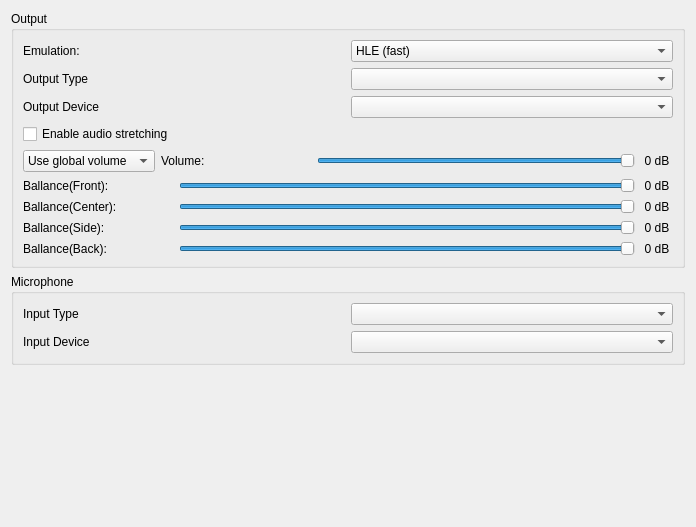
<?xml version="1.0" encoding="UTF-8"?>
<ui version="4.0">
 <class>ConfigureAudio</class>
 <widget class="QWidget" name="ConfigureAudio">
  <property name="geometry">
   <rect>
    <x>0</x>
    <y>0</y>
    <width>696</width>
    <height>527</height>
   </rect>
  </property>
  <layout class="QVBoxLayout">
   <item>
    <widget class="QGroupBox" name="groupBox">
     <property name="title">
      <string>Output</string>
     </property>
     <layout class="QVBoxLayout">
      <item>
      <widget class="QWidget" name="widget_emulation" native="true">
        <layout class="QHBoxLayout" name="horizontalLayout_emulation">
            <property name="leftMargin">
            <number>0</number>
            </property>
            <property name="topMargin">
            <number>0</number>
            </property>
            <property name="rightMargin">
            <number>0</number>
            </property>
            <property name="bottomMargin">
            <number>0</number>
            </property>
            <item>
            <widget class="QLabel" name="label_emulation">
            <property name="text">
            <string>Emulation:</string>
            </property>
            </widget>
            </item>
            <item>
            <widget class="QComboBox" name="emulation_combo_box">
            <item>
            <property name="text">
                <string>HLE (fast)</string>
            </property>
            </item>
            <item>
            <property name="text">
                <string>LLE (accurate)</string>
            </property>
            </item>
            <item>
            <property name="text">
                <string>LLE multi-core</string>
            </property>
            </item>
            </widget>
            </item>
        </layout>
       </widget>
      </item>
      <item>
       <layout class="QGridLayout" name="output_layout" columnstretch="1,1">
        <item row="0" column="0">
         <widget class="QLabel" name="output_type_label">
          <property name="text">
           <string>Output Type</string>
          </property>
         </widget>
        </item>
        <item row="0" column="1">
         <widget class="QComboBox" name="output_type_combo_box"/>
        </item>
        <item row="1" column="0">
         <widget class="QLabel" name="output_device_label">
          <property name="text">
           <string>Output Device</string>
          </property>
         </widget>
        </item>
        <item row="1" column="1">
         <widget class="QComboBox" name="output_device_combo_box"/>
        </item>
       </layout>
      </item>
      <item>
       <widget class="QCheckBox" name="toggle_audio_stretching">
        <property name="toolTip">
         <string>This post-processing effect adjusts audio speed to match emulation speed and helps prevent audio stutter. This however increases audio latency.</string>
        </property>
        <property name="text">
         <string>Enable audio stretching</string>
        </property>
       </widget>
      </item>
      <item>
       <widget class="QWidget" name="volume_layout" native="true">
        <layout class="QHBoxLayout" name="horizontalLayout_2">
         <property name="leftMargin">
          <number>0</number>
         </property>
         <property name="topMargin">
          <number>0</number>
         </property>
         <property name="rightMargin">
          <number>0</number>
         </property>
         <property name="bottomMargin">
          <number>0</number>
         </property>
         <item>
          <widget class="QComboBox" name="volume_combo_box">
           <item>
            <property name="text">
             <string>Use global volume</string>
            </property>
           </item>
           <item>
            <property name="text">
             <string>Set volume:</string>
            </property>
           </item>
          </widget>
         </item>
         <item>
          <widget class="QLabel" name="I71_volume_label">
           <property name="text">
            <string>Volume:</string>
           </property>
           <property name="minimumSize">
            <size>
             <width>150</width>
             <height>0</height>
            </size>
           </property>
          </widget>
         </item>
         <item>
          <widget class="QSlider" name="I71_volume_slider">
           <property name="sizePolicy">
            <sizepolicy hsizetype="Expanding" vsizetype="Fixed">
             <horstretch>0</horstretch>
             <verstretch>0</verstretch>
            </sizepolicy>
           </property>
           <property name="minimum">
            <number>-50</number>
           </property>
           <property name="maximum">
            <number>0</number>
           </property>
           <property name="pageStep">
            <number>5</number>
           </property>
           <property name="orientation">
            <enum>Qt::Horizontal</enum>
           </property>
          </widget>
         </item>
         <item>
          <widget class="QLabel" name="I71_volume_indicator">
           <property name="minimumSize">
            <size>
             <width>32</width>
             <height>0</height>
            </size>
           </property>
           <property name="text">
            <string>0 dB</string>
           </property>
           <property name="alignment">
            <set>Qt::AlignCenter</set>
           </property>
          </widget>
         </item>
        </layout>
       </widget>
      </item>
      <item>
       <widget class="QWidget" name="I71_ballance_front_layout" native="true">
        <layout class="QHBoxLayout" name="I71_ballance_front_horizontalLayout">
         <property name="leftMargin">
          <number>0</number>
         </property>
         <property name="topMargin">
          <number>0</number>
         </property>
         <property name="rightMargin">
          <number>0</number>
         </property>
         <property name="bottomMargin">
          <number>0</number>
         </property>
         <item>
          <widget class="QLabel" name="I71_ballance_front_label">
           <property name="text">
            <string>Ballance(Front):</string>
           </property>
           <property name="minimumSize">
            <size>
             <width>150</width>
             <height>0</height>
            </size>
           </property>
          </widget>
         </item>
         <item>
          <widget class="QSlider" name="I71_ballance_front_slider">
           <property name="sizePolicy">
            <sizepolicy hsizetype="Expanding" vsizetype="Fixed">
             <horstretch>0</horstretch>
             <verstretch>0</verstretch>
            </sizepolicy>
           </property>
           <property name="minimum">
            <number>-50</number>
           </property>
           <property name="maximum">
            <number>0</number>
           </property>
           <property name="pageStep">
            <number>5</number>
           </property>
           <property name="orientation">
            <enum>Qt::Horizontal</enum>
           </property>
          </widget>
         </item>
         <item>
          <widget class="QLabel" name="I71_ballance_front_indicator">
           <property name="minimumSize">
            <size>
             <width>32</width>
             <height>0</height>
            </size>
           </property>
           <property name="text">
            <string>0 dB</string>
           </property>
           <property name="alignment">
            <set>Qt::AlignCenter</set>
           </property>
          </widget>
         </item>
        </layout>
       </widget>
      </item>
      <item>
       <widget class="QWidget" name="I71_ballance_center_layout" native="true">
        <layout class="QHBoxLayout" name="I71_ballance_center_horizontalLayout">
         <property name="leftMargin">
          <number>0</number>
         </property>
         <property name="topMargin">
          <number>0</number>
         </property>
         <property name="rightMargin">
          <number>0</number>
         </property>
         <property name="bottomMargin">
          <number>0</number>
         </property>
         <item>
          <widget class="QLabel" name="I71_ballance_center_label">
           <property name="text">
            <string>Ballance(Center):</string>
           </property>
           <property name="minimumSize">
            <size>
             <width>150</width>
             <height>0</height>
            </size>
           </property>
          </widget>
         </item>
         <item>
          <widget class="QSlider" name="I71_ballance_center_slider">
           <property name="sizePolicy">
            <sizepolicy hsizetype="Expanding" vsizetype="Fixed">
             <horstretch>0</horstretch>
             <verstretch>0</verstretch>
            </sizepolicy>
           </property>
           <property name="minimum">
            <number>-50</number>
           </property>
           <property name="maximum">
            <number>0</number>
           </property>
           <property name="pageStep">
            <number>5</number>
           </property>
           <property name="orientation">
            <enum>Qt::Horizontal</enum>
           </property>
          </widget>
         </item>
         <item>
          <widget class="QLabel" name="I71_ballance_center_indicator">
           <property name="minimumSize">
            <size>
             <width>32</width>
             <height>0</height>
            </size>
           </property>
           <property name="text">
            <string>0 dB</string>
           </property>
           <property name="alignment">
            <set>Qt::AlignCenter</set>
           </property>
          </widget>
         </item>
        </layout>
       </widget>
      </item>
      <item>
       <widget class="QWidget" name="I71_ballance_side_layout" native="true">
        <layout class="QHBoxLayout" name="I71_ballance_side_horizontalLayout">
         <property name="leftMargin">
          <number>0</number>
         </property>
         <property name="topMargin">
          <number>0</number>
         </property>
         <property name="rightMargin">
          <number>0</number>
         </property>
         <property name="bottomMargin">
          <number>0</number>
         </property>
         <item>
          <widget class="QLabel" name="I71_ballance_side_label">
           <property name="text">
            <string>Ballance(Side):</string>
           </property>
           <property name="minimumSize">
            <size>
             <width>150</width>
             <height>0</height>
            </size>
           </property>
          </widget>
         </item>
         <item>
          <widget class="QSlider" name="I71_ballance_side_slider">
           <property name="sizePolicy">
            <sizepolicy hsizetype="Expanding" vsizetype="Fixed">
             <horstretch>0</horstretch>
             <verstretch>0</verstretch>
            </sizepolicy>
           </property>
           <property name="minimum">
            <number>-50</number>
           </property>
           <property name="maximum">
            <number>0</number>
           </property>
           <property name="pageStep">
            <number>5</number>
           </property>
           <property name="orientation">
            <enum>Qt::Horizontal</enum>
           </property>
          </widget>
         </item>
         <item>
          <widget class="QLabel" name="I71_ballance_side_indicator">
           <property name="minimumSize">
            <size>
             <width>32</width>
             <height>0</height>
            </size>
           </property>
           <property name="text">
            <string>0 dB</string>
           </property>
           <property name="alignment">
            <set>Qt::AlignCenter</set>
           </property>
          </widget>
         </item>
        </layout>
       </widget>
      </item>
      <item>
       <widget class="QWidget" name="I71_ballance_back_layout" native="true">
        <layout class="QHBoxLayout" name="I71_ballance_back_horizontalLayout">
         <property name="leftMargin">
          <number>0</number>
         </property>
         <property name="topMargin">
          <number>0</number>
         </property>
         <property name="rightMargin">
          <number>0</number>
         </property>
         <property name="bottomMargin">
          <number>0</number>
         </property>
         <item>
          <widget class="QLabel" name="I71_ballance_back_label">
           <property name="text">
            <string>Ballance(Back):</string>
           </property>
           <property name="minimumSize">
            <size>
             <width>150</width>
             <height>0</height>
            </size>
           </property>
          </widget>
         </item>
         <item>
          <widget class="QSlider" name="I71_ballance_back_slider">
           <property name="sizePolicy">
            <sizepolicy hsizetype="Expanding" vsizetype="Fixed">
             <horstretch>0</horstretch>
             <verstretch>0</verstretch>
            </sizepolicy>
           </property>
           <property name="minimum">
            <number>-50</number>
           </property>
           <property name="maximum">
            <number>0</number>
           </property>
           <property name="pageStep">
            <number>5</number>
           </property>
           <property name="orientation">
            <enum>Qt::Horizontal</enum>
           </property>
          </widget>
         </item>
         <item>
          <widget class="QLabel" name="I71_ballance_back_indicator">
           <property name="minimumSize">
            <size>
             <width>32</width>
             <height>0</height>
            </size>
           </property>
           <property name="text">
            <string>0 dB</string>
           </property>
           <property name="alignment">
            <set>Qt::AlignCenter</set>
           </property>
          </widget>
         </item>
        </layout>
       </widget>
      </item>
     </layout>
    </widget>
   </item>
   <item>
    <widget class="QGroupBox" name="input_layout">
     <property name="title">
      <string>Microphone</string>
     </property>
     <layout class="QGridLayout" name="input_inner_layout" columnstretch="1,1">
      <item row="0" column="0">
       <widget class="QLabel" name="input_type_label">
        <property name="text">
         <string>Input Type</string>
        </property>
       </widget>
      </item>
      <item row="0" column="1">
       <widget class="QComboBox" name="input_type_combo_box"/>
      </item>
      <item row="1" column="0">
       <widget class="QLabel" name="input_device_label">
        <property name="text">
         <string>Input Device</string>
        </property>
       </widget>
      </item>
      <item row="1" column="1">
       <widget class="QComboBox" name="input_device_combo_box"/>
      </item>
     </layout>
    </widget>
   </item>
   <item>
    <spacer>
     <property name="orientation">
      <enum>Qt::Vertical</enum>
     </property>
     <property name="sizeHint" stdset="0">
      <size>
       <width>167</width>
       <height>55</height>
      </size>
     </property>
    </spacer>
   </item>
  </layout>
 </widget>
 <tabstops>
  <tabstop>emulation_combo_box</tabstop>
  <tabstop>toggle_audio_stretching</tabstop>
  <tabstop>I71_volume_slider</tabstop>
  <tabstop>I71_ballance_front_slider</tabstop>
  <tabstop>I71_ballance_center_slider</tabstop>
  <tabstop>I71_ballance_side_slider</tabstop>
  <tabstop>I71_ballance_back_slider</tabstop>
  <tabstop>output_type_combo_box</tabstop>
  <tabstop>output_device_combo_box</tabstop>
  <tabstop>input_type_combo_box</tabstop>
  <tabstop>input_device_combo_box</tabstop>
 </tabstops>
 <resources/>
 <connections/>
</ui>
